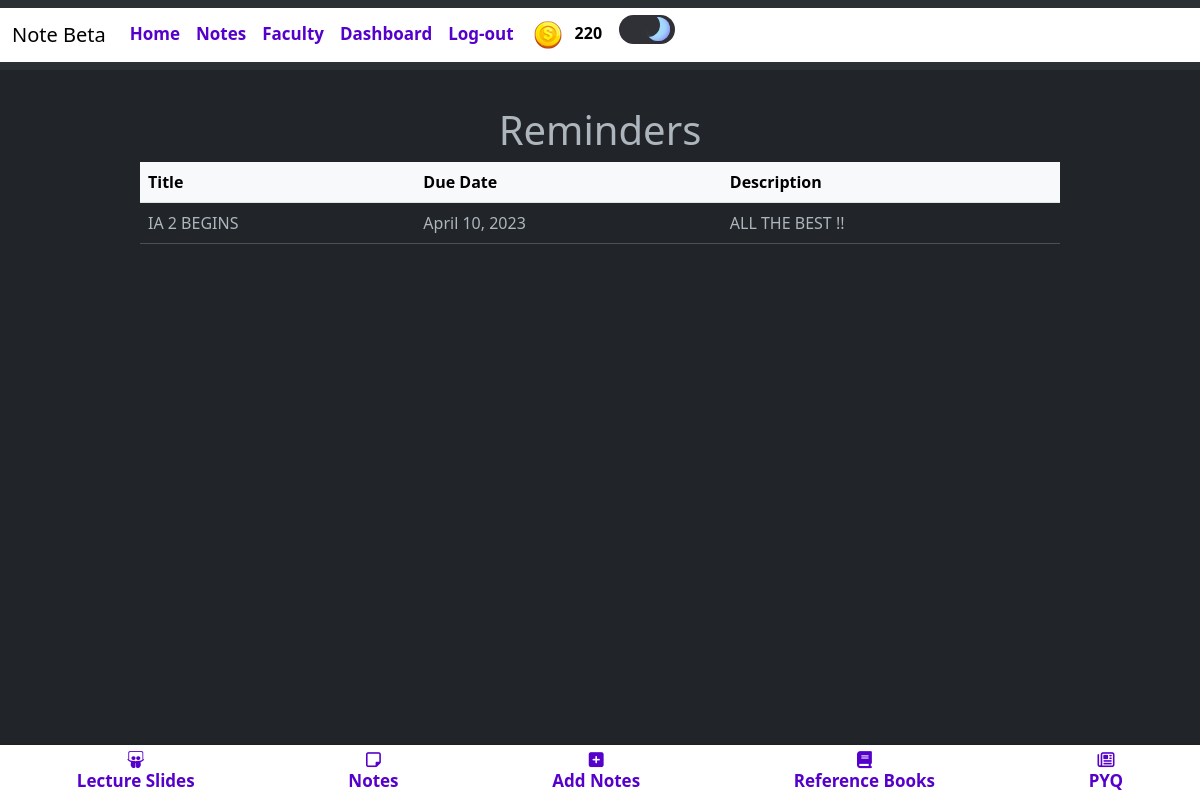
The page /reminder_list/ (signed in) on the database its author committed.
### blogapp/models.py (models this page shows, shortened)
class UserAccount(AbstractBaseUser, PermissionsMixin):
    email = models.CharField(max_length = 50,unique=True)
    name = models.CharField(max_length=200)
    is_active = models.BooleanField(default=True)
    is_mod = models.BooleanField(default=False)
    is_nUser = models.BooleanField(default=True)
    is_staff = models.BooleanField(default=False)
    coins_scored = models.IntegerField(default=100,null=True,blank=True)
    rank = models.IntegerField(default=0)
    bookmarks = models.ManyToManyField('blogapp.Notes', blank=True)
    is_emailVerified = models.BooleanField(default=False)
    objects = UserAccountManager()
    USERNAME_FIELD = 'email'
    REQUIRED_FIELDS = ['name']

class Reminder(models.Model):
    title = models.CharField(max_length=200)
    due_date = models.DateField(auto_now=False,auto_now_add=False)
    description = models.TextField(blank=True)

### blogapp/views.py (the view)
# urls.py: path('reminder_list/', views.reminder_list, name='reminder_list'),
def reminder_list(request):
    reminders = Reminder.objects.all()
    return render(request, 'main/reminder_list.html', {'reminders': reminders})

### templates/main/reminder_list.html (shortened to what this page needs)
{% extends 'index.html' %}
{% block content %}
<center>
<div class="container">
  <h1>Reminders</h1>
  <table class="table">
    <thead class="table-light">
      <tr>
        <th>Title</th>
        <th>Due Date</th>
        <th>Description</th>
      </tr>
    </thead>
    <tbody>
      {% for reminder in reminders %}
        <tr>
          <td>{{ reminder.title }}</td>
          <td>{{ reminder.due_date }}</td>
          <td>{{ reminder.description }}</td>
        </tr>
      {% endfor %}
    </tbody>
  </table>
</div>
</center>
{% endblock %}

### templates/components/header.html (shortened to what this page needs)
{% load static %}
<nav class="navbar navbar-expand-lg bg-body-tertiary" >
    <div class="container-fluid" style="background-color: white;">
      <a class="navbar-brand mb-0 h1" href="{% url 'notes'%}" style="color: black;">Note Beta</a>
      <div class="collapse navbar-collapse" id="navbarTogglerDemo03">
        <ul class="navbar-nav me-auto mb-2 mb-lg-0" >
          {% if user.is_authenticated %}
          <li class="nav-item">
            <a class="nav-link abc" href="{% url 'home' %}" >Home</a>
          </li>
          <li class="nav-item" >
            <a class="nav-link abc" href="{% url 'notes' %}" >Notes</a>
          </li>
          <li class="nav-item" >
            <a class="nav-link abc" href="{% url 'teacher' %}" >Faculty</a>
          </li>
          <li class="nav-item" >
            <a class="nav-link abc" href="{% url 'dashboard' %}" >Dashboard</a>
          </li>
          <li class="nav-item">
            <a class="nav-link abc" href="{% url 'logout' %}" >Log-out</a>
          </li>
          {% endif %}
          {% if user.is_authenticated %}
          <table class="coins">
          <th>
          <img src="{% static 'images/coin.png' %}" alt="">
          </th>
          <th>
          <p class="cna" id="cna" style="color: black;">{{ user.coins_scored }}</p>
          </th>
          </table>
    {% endif %}
            <label class="switch">
              <span class="slider"></span>
            </label>
      </div>
    </div>
  </nav>

### templates/components/header.html (style rules this page uses)
.nav-link { margin-top: 5px; color: #5500cb; font-size: 17px; font-weight: bold; }
.coins { width: 3px; }
.cna { margin-top: 12px; font-weight: bold; }
.switch { margin-left: 1em; margin-top: 7px; --width-of-switch: 3.5em; --height-of-switch: 1.8em; --size-of-icon: 1.4em; --slider-offset: 0.3em; position: relative; width: var(--width-of-switch); height: var(--height-of-switch); }
.slider { position: absolute; cursor: pointer; top: 0; left: 0; right: 0; bottom: 0; background-color: #f4f4f5; transition: .4s; border-radius: 30px; }
.slider:before { position: absolute; content: ""; height: var(--size-of-icon,1.4em); width: var(--size-of-icon,1.4em); border-radius: 20px; left: var(--slider-offset,0.3em); top: 50%; transform: translateY(-50%); background: linear-gradient(40deg,#ff0080,#ff8c00 70%); ; transition: .4s; }
input:checked + .slider { background-color: #303136; }
input:checked + .slider:before { left: calc(100% - (var(--size-of-icon,1.4em) + var(--slider-offset,0.3em))); background: #303136; box-shadow: inset -3px -2px 5px -2px #8983f7, inset -10px -4px 0 0 #a3dafb; }

### templates/main/reminder_list.html (style rules this page uses)
.container { max-width: 960px; margin-top: 3%; align-items: center; align-content: center; border-radius: 2px; border-color: aqua; padding: 0 20px; box-sizing: border-box; }

### templates/components/notesBottomNav.html (style rules this page uses)
i,span { color: #5500cb; font-size: 17px; font-weight: bold; }

### rows shown on the page
UserAccount: coins_scored "220"
Reminder: title "IA 2 BEGINS", due_date "April 10, 2023", description "ALL THE BEST !!"
